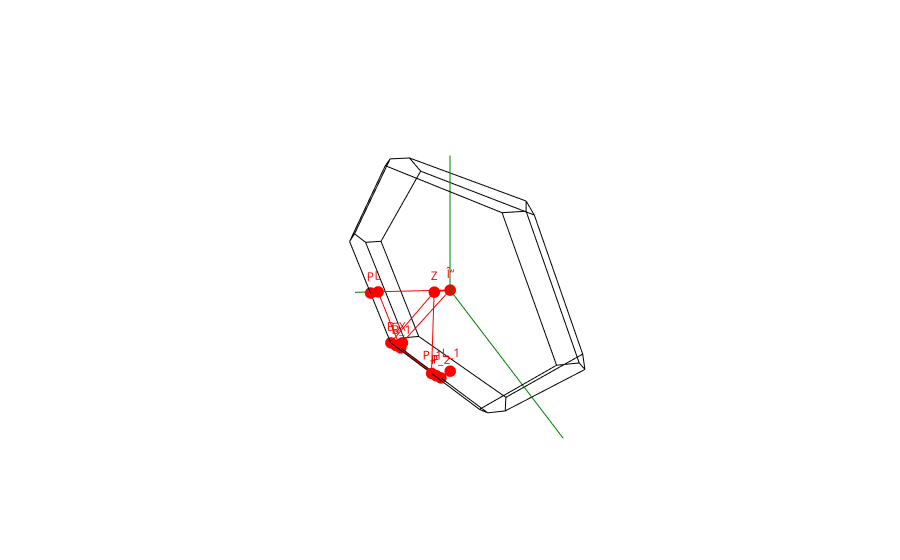

The notebook cell this image was saved under:
### Markdown cell above
## 2. Zone de brillouin

La zone de brillouin n'est pas lié au type de particule. Elle ne change donc pas pour des électrons ou des phonons

### Code cell
plot_brillouin_zone(ph_bs.structure)

### Figure 1 — Plotly figure (JSON) as saved in the notebook; plotly's stock layout.template omitted (floating-point values rounded to 4 significant figures)
{"data": [{"line": {"color": "green"}, "mode": "lines+text", "showlegend": false, "text": ["", "a"], "type": "scatter3d", "x": [0, 0.445], "y": [0, -1.634], "z": [0, -0.8843]}, {"line": {"color": "green"}, "mode": "lines+text", "showlegend": false, "text": ["", "b"], "type": "scatter3d", "x": [0, 0.445], "y": [0, 1.634], "z": [0, -0.8843]}, {"line": {"color": "green"}, "mode": "lines+text", "showlegend": false, "text": ["", "c"], "type": "scatter3d", "x": [0, 0], "y": [0, 0], "z": [0, 1.91]}, {"line": {"color": "black"}, "mode": "lines", "showlegend": false, "text": "", "type": "scatter3d", "x": [-0.1408, -0.445], "y": [-1.117, -1.034], "z": [-0.07085, -0.07085]}, {"line": {"color": "black"}, "mode": "lines", "showlegend": false, "text": "", "type": "scatter3d", "x": [-0.1408, 0.1408], "y": [-1.117, -1.117], "z": [-0.07085, 0.07085]}, {"line": {"color": "black"}, "mode": "lines", "showlegend": false, "text": "", "type": "scatter3d", "x": [-0.445, -0.5858], "y": [-1.034, -0.517], "z": [-0.07085, 0.8134]}, {"line": {"color": "black"}, "mode": "lines", "showlegend": false, "text": "", "type": "scatter3d", "x": [-0.5858, -0.3042], "y": [-0.517, -0.517], "z": [0.8134, 0.9551]}, {"line": {"color": "black"}, "mode": "lines", "showlegend": false, "text": "", "type": "scatter3d", "x": [-0.3042, 0], "y": [-0.517, -0.5998], "z": [0.9551, 0.9551]}, {"line": {"color": "black"}, "mode": "lines", "showlegend": false, "text": "", "type": "scatter3d", "x": [0, 0.1408], "y": [-0.5998, -1.117], "z": [0.9551, 0.07085]}, {"line": {"color": "black"}, "mode": "lines", "showlegend": false, "text": "", "type": "scatter3d", "x": [-0.1408, 5.551e-17], "y": [-1.117, -0.5998], "z": [-0.07085, -0.9551]}, {"line": {"color": "black"}, "mode": "lines", "showlegend": false, "text": "", "type": "scatter3d", "x": [5.551e-17, -0.3042], "y": [-0.5998, -0.517], "z": [-0.9551, -0.9551]}, {"line": {"color": "black"}, "mode": "lines", "showlegend": false, "text": "", "type": "scatter3d", "x": [-0.3042, -0.445], "y": [-0.517, -1.034], "z": [-0.9551, -0.07085]}, {"line": {"color": "black"}, "mode": "lines", "showlegend": false, "text": "", "type": "scatter3d", "x": [5.551e-17, 0.3042], "y": [-0.5998, -0.517], "z": [-0.9551, -0.9551]}, {"line": {"color": "black"}, "mode": "lines", "showlegend": false, "text": "", "type": "scatter3d", "x": [-0.3042, -0.3042], "y": [-0.517, 0.517], "z": [-0.9551, -0.9551]}, {"line": {"color": "black"}, "mode": "lines", "showlegend": false, "text": "", "type": "scatter3d", "x": [-0.3042, 5.551e-17], "y": [0.517, 0.5998], "z": [-0.9551, -0.9551]}, {"line": {"color": "black"}, "mode": "lines", "showlegend": false, "text": "", "type": "scatter3d", "x": [5.551e-17, 0.3042], "y": [0.5998, 0.517], "z": [-0.9551, -0.9551]}, {"line": {"color": "black"}, "mode": "lines", "showlegend": false, "text": "", "type": "scatter3d", "x": [0.3042, 0.3042], "y": [0.517, -0.517], "z": [-0.9551, -0.9551]}, {"line": {"color": "black"}, "mode": "lines", "showlegend": false, "text": "", "type": "scatter3d", "x": [-0.3042, -0.445], "y": [0.517, 1.034], "z": [-0.9551, -0.07085]}, {"line": {"color": "black"}, "mode": "lines", "showlegend": false, "text": "", "type": "scatter3d", "x": [-0.445, -0.1408], "y": [1.034, 1.117], "z": [-0.07085, -0.07085]}, {"line": {"color": "black"}, "mode": "lines", "showlegend": false, "text": "", "type": "scatter3d", "x": [-0.1408, 5.551e-17], "y": [1.117, 0.5998], "z": [-0.07085, -0.9551]}, {"line": {"color": "black"}, "mode": "lines", "showlegend": false, "text": "", "type": "scatter3d", "x": [-0.5858, -0.5858], "y": [0.517, -0.517], "z": [0.8134, 0.8134]}, {"line": {"color": "black"}, "mode": "lines", "showlegend": false, "text": "", "type": "scatter3d", "x": [-0.5858, -0.3042], "y": [0.517, 0.517], "z": [0.8134, 0.9551]}, {"line": {"color": "black"}, "mode": "lines", "showlegend": false, "text": "", "type": "scatter3d", "x": [-0.3042, -0.3042], "y": [-0.517, 0.517], "z": [0.9551, 0.9551]}, {"line": {"color": "black"}, "mode": "lines", "showlegend": false, "text": "", "type": "scatter3d", "x": [-0.5858, -0.445], "y": [0.517, 1.034], "z": [0.8134, -0.07085]}, {"line": {"color": "black"}, "mode": "lines", "showlegend": false, "text": "", "type": "scatter3d", "x": [-0.1408, 0.1408], "y": [1.117, 1.117], "z": [-0.07085, 0.07085]}, {"line": {"color": "black"}, "mode": "lines", "showlegend": false, "text": "", "type": "scatter3d", "x": [0.1408, 0], "y": [1.117, 0.5998], "z": [0.07085, 0.9551]}, {"line": {"color": "black"}, "mode": "lines", "showlegend": false, "text": "", "type": "scatter3d", "x": [0, -0.3042], "y": [0.5998, 0.517], "z": [0.9551, 0.9551]}, {"line": {"color": "black"}, "mode": "lines", "showlegend": false, "text": "", "type": "scatter3d", "x": [0.5858, 0.5858], "y": [0.517, -0.517], "z": [-0.8134, -0.8134]}, {"line": {"color": "black"}, "mode": "lines", "showlegend": false, "text": "", "type": "scatter3d", "x": [0.5858, 0.445], "y": [0.517, 1.034], "z": [-0.8134, 0.07085]}, {"line": {"color": "black"}, "mode": "lines", "showlegend": false, "text": "", "type": "scatter3d", "x": [0.5858, 0.445], "y": [-0.517, -1.034], "z": [-0.8134, 0.07085]}, {"line": {"color": "black"}, "mode": "lines", "showlegend": false, "text": "", "type": "scatter3d", "x": [0.445, 0.3042], "y": [-1.034, -0.517], "z": [0.07085, 0.9551]}, {"line": {"color": "black"}, "mode": "lines", "showlegend": false, "text": "", "type": "scatter3d", "x": [0.3042, 0.3042], "y": [-0.517, 0.517], "z": [0.9551, 0.9551]}, {"line": {"color": "black"}, "mode": "lines", "showlegend": false, "text": "", "type": "scatter3d", "x": [0.3042, 0.445], "y": [0.517, 1.034], "z": [0.9551, 0.07085]}, {"line": {"color": "black"}, "mode": "lines", "showlegend": false, "text": "", "type": "scatter3d", "x": [0.1408, 0.445], "y": [1.117, 1.034], "z": [0.07085, 0.07085]}, {"line": {"color": "black"}, "mode": "lines", "showlegend": false, "text": "", "type": "scatter3d", "x": [0, 0.3042], "y": [0.5998, 0.517], "z": [0.9551, 0.9551]}, {"line": {"color": "black"}, "mode": "lines", "showlegend": false, "text": "", "type": "scatter3d", "x": [0.3042, 0.5858], "y": [0.517, 0.517], "z": [-0.9551, -0.8134]}, {"line": {"color": "black"}, "mode": "lines", "showlegend": false, "text": "", "type": "scatter3d", "x": [0.3042, 0.5858], "y": [-0.517, -0.517], "z": [-0.9551, -0.8134]}, {"line": {"color": "black"}, "mode": "lines", "showlegend": false, "text": "", "type": "scatter3d", "x": [0.445, 0.1408], "y": [-1.034, -1.117], "z": [0.07085, 0.07085]}, {"line": {"color": "black"}, "mode": "lines", "showlegend": false, "text": "", "type": "scatter3d", "x": [0.3042, 0], "y": [-0.517, -0.5998], "z": [0.9551, 0.9551]}, {"line": {"color": "red"}, "mode": "lines", "showlegend": false, "text": "", "type": "scatter3d", "x": [0, 0.2225], "y": [0, -0.8169], "z": [0, -0.4421]}, {"line": {"color": "red"}, "mode": "lines", "showlegend": false, "text": "", "type": "scatter3d", "x": [0.2225, 0.3042], "y": [-0.8169, -0.517], "z": [-0.4421, -0.9551]}, {"line": {"color": "red"}, "mode": "lines", "showlegend": false, "text": "", "type": "scatter3d", "x": [0.5858, 0.445], "y": [-0.517, 0], "z": [-0.8134, 0.07085]}, {"line": {"color": "red"}, "mode": "lines", "showlegend": false, "text": "", "type": "scatter3d", "x": [0.445, 0], "y": [0, 0], "z": [0.07085, 0]}, {"line": {"color": "red"}, "mode": "lines", "showlegend": false, "text": "", "type": "scatter3d", "x": [0, 0.1521], "y": [0, -0.5584], "z": [0, -0.9551]}, {"line": {"color": "red"}, "mode": "lines", "showlegend": false, "text": "", "type": "scatter3d", "x": [0.445, 0.445], "y": [-0.517, 0], "z": [-0.8843, -0.8843]}, {"line": {"color": "red"}, "mode": "lines", "showlegend": false, "text": "", "type": "scatter3d", "x": [0.445, 0.5858], "y": [0, -3.41e-17], "z": [-0.8843, -0.8134]}, {"line": {"color": "red"}, "mode": "lines", "showlegend": false, "text": "", "type": "scatter3d", "x": [0.5858, 0.445], "y": [-3.41e-17, 0], "z": [-0.8134, 0.07085]}, {"line": {"color": "red"}, "mode": "lines", "showlegend": false, "text": "", "type": "scatter3d", "x": [0.2225, 0.5154], "y": [-0.8169, -0.7754], "z": [-0.4421, -0.3713]}, {"marker": {"color": "red", "size": 4}, "mode": "markers+text", "showlegend": false, "text": ["Î“", "B", "B_1", "F", "L", "L_1", "P", "P_1", "P_2", "Q", "X", "Z"], "textfont": {"color": "red"}, "type": "scatter3d", "x": [0, 0.5858, 0.3042, 0.445, 0.2225, 0, 0.5154, 0.5858, 0.3042, 0.445, 0.1521, 0.445], "y": [0, -0.517, -0.517, 0, -0.8169, 0, -0.7754, -3.41e-17, 3.41e-17, -0.517, -0.5584, 0], "z": [0, -0.8134, -0.9551, -0.8843, -0.4421, -0.9551, -0.3713, -0.8134, -0.9551, -0.8843, -0.9551, 0.07085]}], "layout": {"scene": {"xaxis": {"range": [-1.15, 1.15], "visible": false}, "yaxis": {"range": [-1.15, 1.15], "visible": false}, "zaxis": {"range": [-1.15, 1.15], "visible": false}}}}
